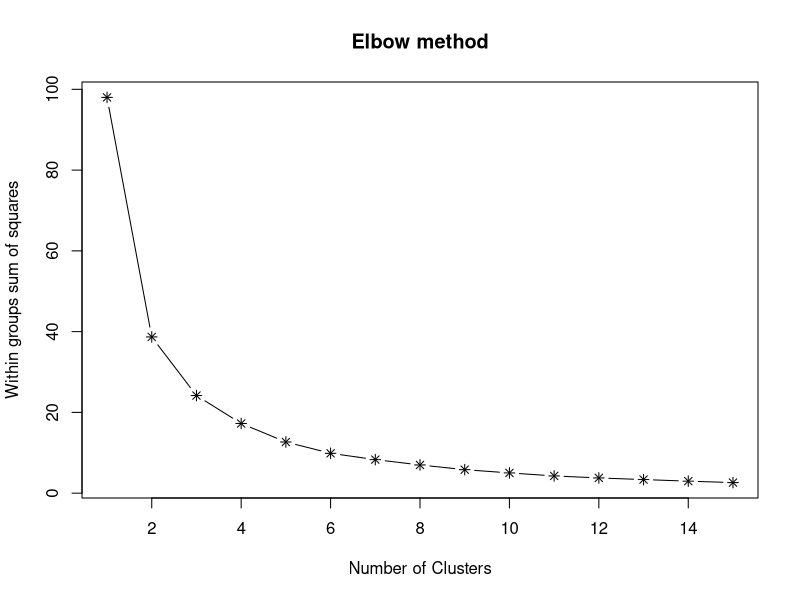
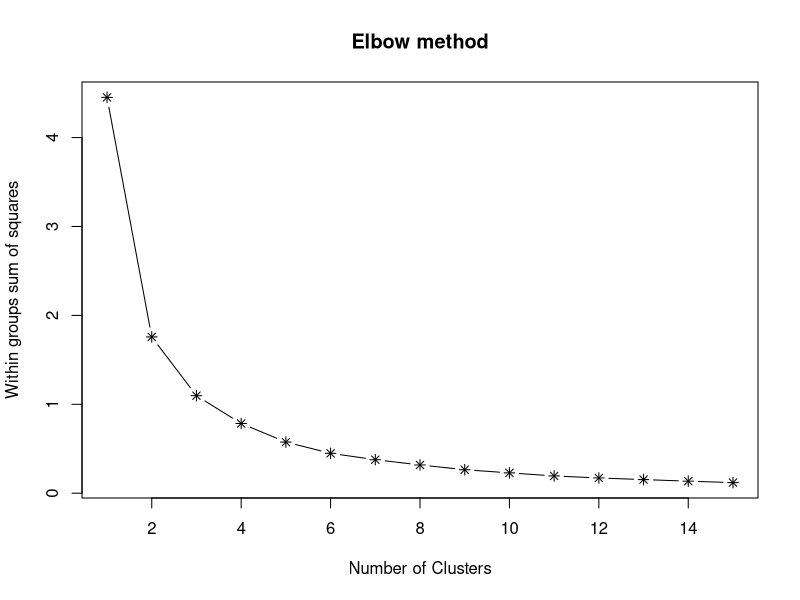
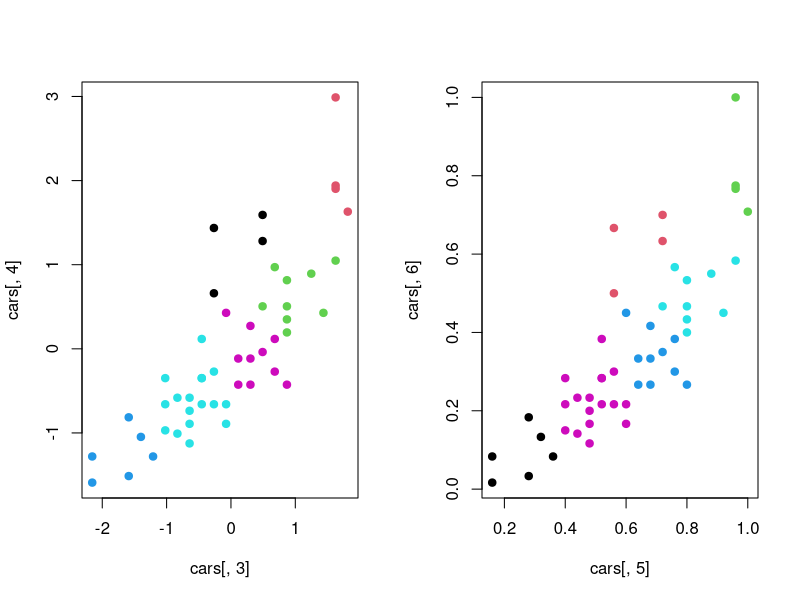

The R script that drew these images, in order:
elbow <- function(dataset){
  wss <- numeric(15)
  for (i in 1:15) 
    wss[i] <- sum(kmeans(dataset,centers=i, nstart=100)$withinss)
  plot(1:15, wss, type="b", main="Elbow method", xlab="Number of Clusters",ylab="Within groups sum of squares", pch=8)
}

data(cars)
head(cars)
summary(cars$speed)
summary(cars$dist)
cars$speed_scale <- scale(cars$speed)
cars$dist_scale <- scale(cars$dist)

cars$speed_norm <- cars$speed / max(cars$speed)
cars$dist_norm <- cars$dist / max(cars$dist)

head(cars)

elbow(cars[,3:4])
elbow(cars[,5:6])

set.seed(1234)
clusterModel <- kmeans(cars[,3:4], centers=6, nstart=100)
par(mfrow=c(1,2))
plot(cars[,3], cars[,4], 
     col = clusterModel$cluster, pch=19)

clusterModel <- kmeans(cars[,5:6], centers=6, nstart=100)
plot(cars[,5], cars[,6], 
     col = clusterModel$cluster, pch=19)


